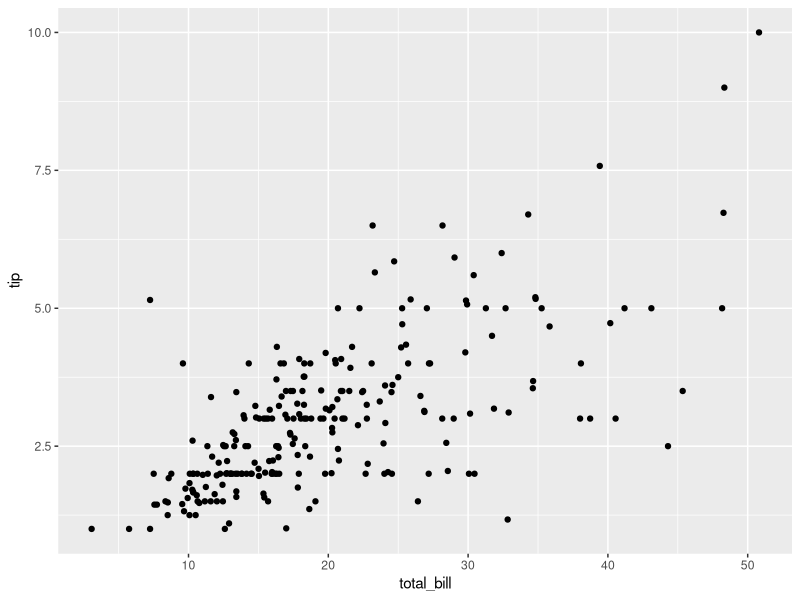
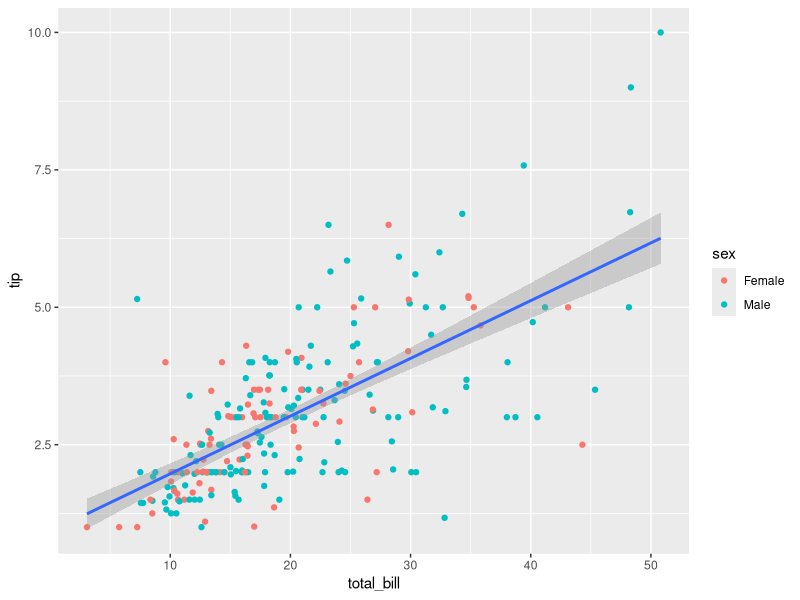
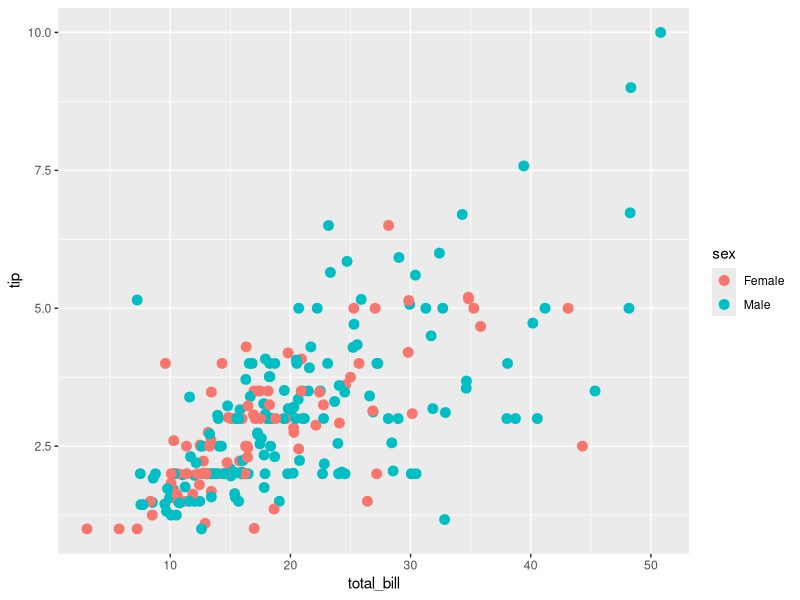
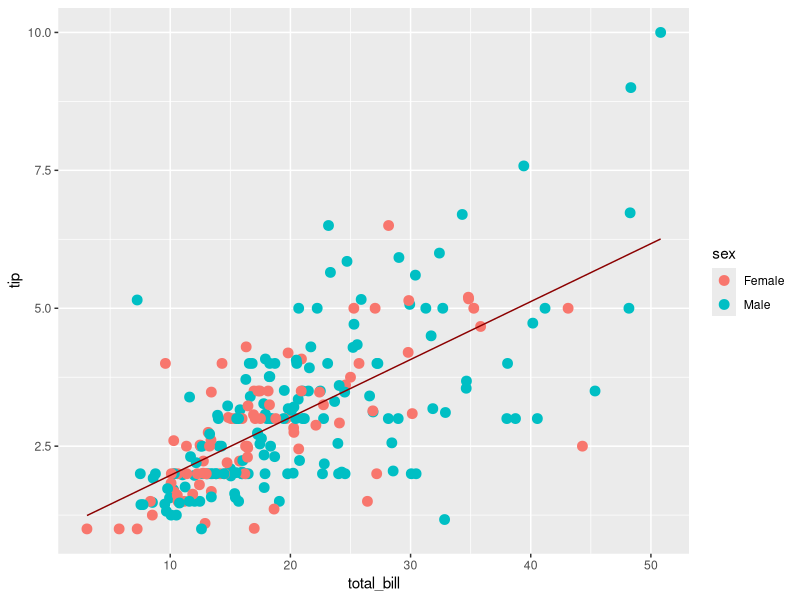
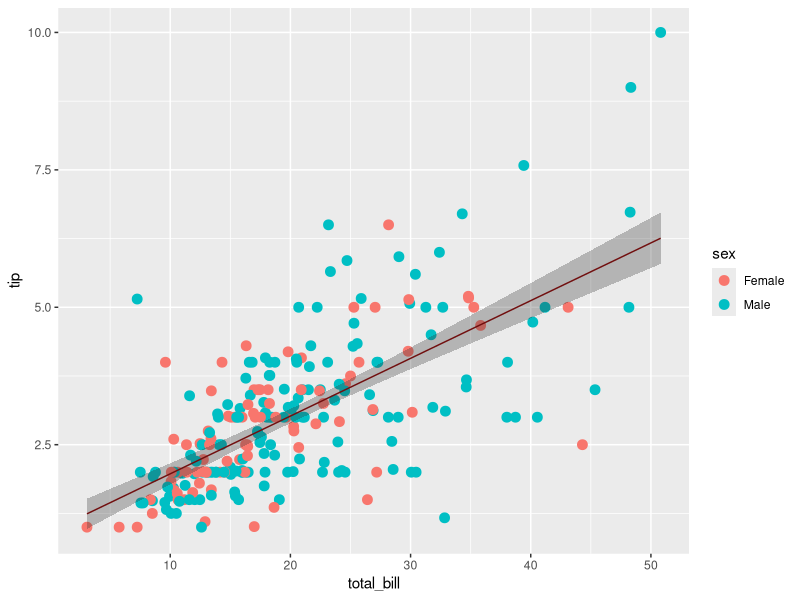
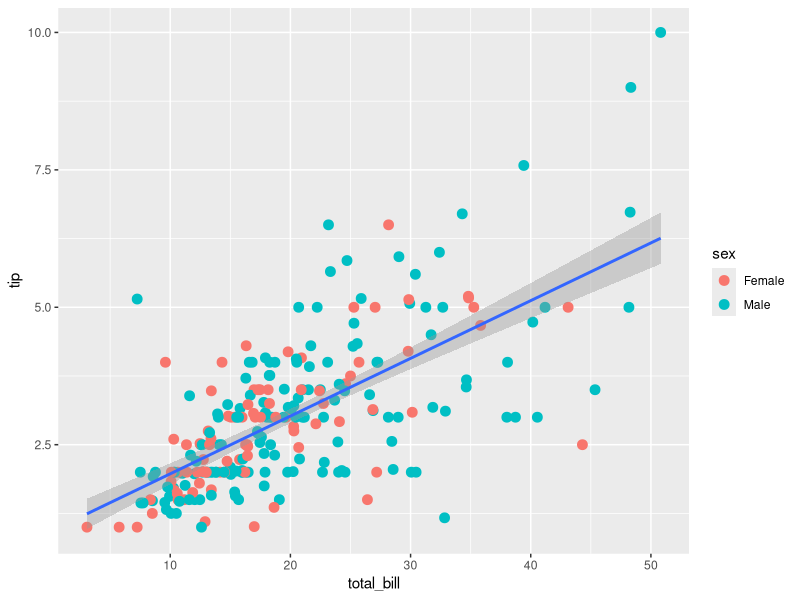
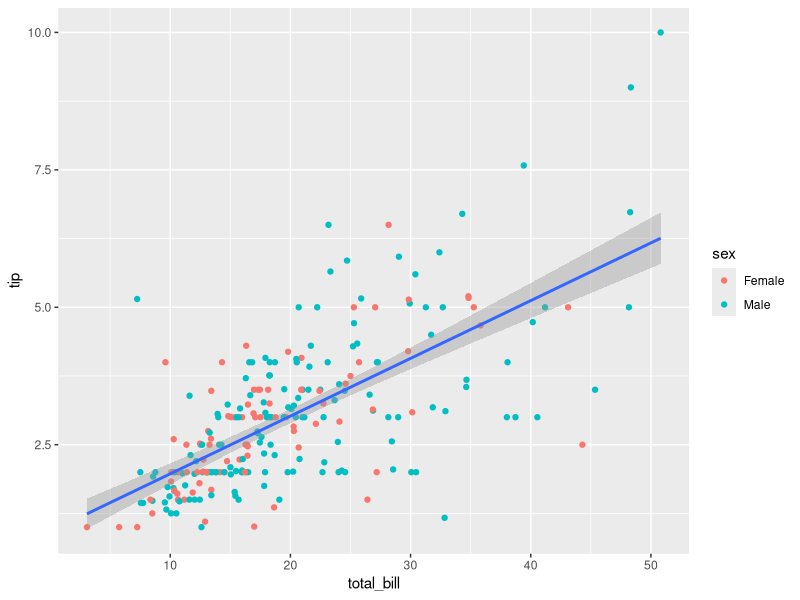
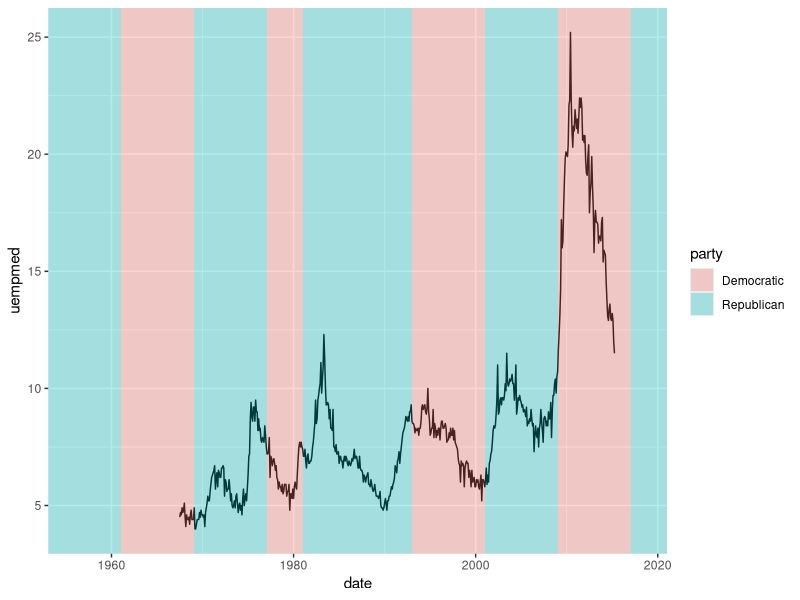

Reproduce these figures in R, in order.
## ---- chunk 1
library(knitr)
opts_chunk$set(warning = F, tidy = F,  fig.align = "center", fig.height = 5, fig.width = 10)
## ---- chunk 2
data(tips, package = 'reshape2')
library(ggplot2)
qplot(total_bill, tip, data = tips, geom = "point")
## ---- chunk 3
myplot <- ggplot(tips, aes(x = total_bill, y = tip)) +
  geom_point(aes(color = sex)) +
  geom_smooth(method = 'lm')
myplot
## ---- chunk 4
layer_point <- geom_point(
  mapping = aes(x = total_bill, y = tip, color = sex),
  data = tips,
  size = 3
)
ggplot() + layer_point
## ---- chunk 5
model <- lm(tip ~ total_bill, data = tips)
fitted_tips <- data.frame(
  total_bill = tips$total_bill, 
  predict(model, interval = "confidence")
)
head(fitted_tips)
## ---- chunk 6
layer_line <- geom_line(
  mapping = aes(x = total_bill, y = fit),
  data = fitted_tips,
  color = "darkred"
)
ggplot() + layer_point + layer_line
## ---- chunk 7
layer_ribbon <- geom_ribbon(
  mapping = aes(x = total_bill, ymin = lwr, ymax = upr, y = NULL),
  data = fitted_tips,
  alpha = 0.3
)
ggplot() + layer_point + layer_line + layer_ribbon
## ---- chunk 8
layer_smooth <- geom_smooth(
  mapping = aes(x = total_bill, y = tip),
  data = tips,
  stat = "smooth",
  method = "lm"
)
ggplot() + layer_point + layer_smooth
## ---- chunk 9
ggplot(tips, aes(x = total_bill, y = tip)) +
  geom_point(aes(color = sex)) +
  geom_smooth(method = 'lm')
## ---- chunk 10
ggplot() +
  geom_line(
    mapping = aes(x = date, y = uempmed),
    data = economics
  ) +
  geom_rect(
    mapping = aes(xmin = start, xmax = end, fill = party, ymin = -Inf, ymax = Inf),
    data = presidential,
    alpha = 0.3
  ) +
  scale_x_date(expand = c(0, 0))
## ---- chunk 11
ggplot() +
  layer_point +
  layer_smooth +
  facet_wrap(~ day)
## ---- chunk 12
ggplot() +
  layer_point +
  layer_smooth +
  facet_grid(smoker ~ day)
